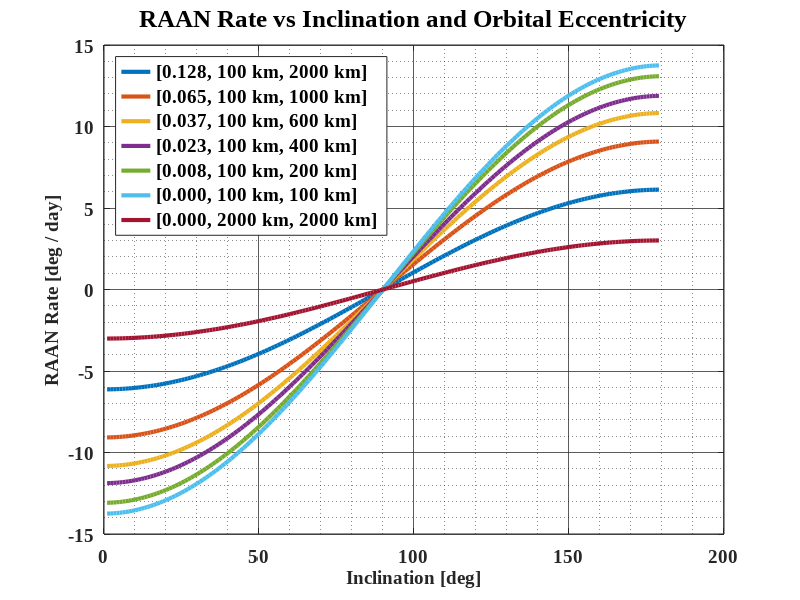

Here is the MATLAB script that generated this plot:
%% Preamble
clc; clear all; close all;

%% Problem 2
% Earth
% J2 = 0.001082;
% ae = 6378136.3;
% mu = 3.986004415e14;

% Mars
% https://nssdc.gsfc.nasa.gov/planetary/factsheet/marsfact.html
% https://en.wikipedia.org/wiki/Standard_gravitational_parameter
J2 = 1960.45e-6;
ae = 3396.2e3;
mu = 4.2828372e13;

inclinations = reshape(deg2rad(1:1:179), 1, []);

eccentricities = [
    0.128;
    0.065;
    0.037;
    0.023;
    0.008;
    0;
    0;
];

apoapsis_altitudes = [
    2000;
    1000;
    600;
    400;
    200;
    100;
    2000;
] .* 1e3;

periapsis_altitudes = [
    100;
    100;
    100;
    100;
    100;
    100;
    2000;
] .* 1e3;


semimajor_axes = (apoapsis_altitudes + periapsis_altitudes + 2 .* ae) ./ 2;

mean_motions = sqrt(mu ./ semimajor_axes.^3);


% Rename
n_bar = mean_motions;
a = semimajor_axes;
RAAN_rate = -(3/2) .* n_bar .* (ae ./ a).^2 .* J2 .* cos(inclinations) ./ (1 - eccentricities.^2).^2;

figure("Position", [100, 100, 750, 500]);
h = plot(rad2deg(inclinations), rad2deg(RAAN_rate) * (60 * 60 * 24), "LineWidth", 3.0);
grid on;
grid minor;
set(gca, "GridAlpha", 0.75, "MinorGridAlpha", 0.5);
set(gca, "FontSize", 14, "FontWeight", "Bold", "FontName", "Times New Roman");
xlabel("Inclination [deg]", "FontSize", 14, "FontWeight", "bold", "FontName", "Times New Roman");
ylabel("RAAN Rate [deg / day]", "FontSize", 14, "FontWeight", "bold", "FontName", "Times New Roman");
ylim([-15, 15]);
legend([h(1), h(2), h(3), h(4), h(5), h(6), h(7)], ...
    sprintf("[%0.3f, %d km, %d km]", eccentricities(1), periapsis_altitudes(1) / 1e3, apoapsis_altitudes(1) / 1e3), ...
    sprintf("[%0.3f, %d km, %d km]", eccentricities(2), periapsis_altitudes(2) / 1e3, apoapsis_altitudes(2) / 1e3), ...
    sprintf("[%0.3f, %d km, %d km]", eccentricities(3), periapsis_altitudes(3) / 1e3, apoapsis_altitudes(3) / 1e3), ...
    sprintf("[%0.3f, %d km, %d km]", eccentricities(4), periapsis_altitudes(4) / 1e3, apoapsis_altitudes(4) / 1e3), ...
    sprintf("[%0.3f, %d km, %d km]", eccentricities(5), periapsis_altitudes(5) / 1e3, apoapsis_altitudes(5) / 1e3), ...
    sprintf("[%0.3f, %d km, %d km]", eccentricities(6), periapsis_altitudes(6) / 1e3, apoapsis_altitudes(6) / 1e3), ...
    sprintf("[%0.3f, %d km, %d km]", eccentricities(7), periapsis_altitudes(7) / 1e3, apoapsis_altitudes(7) / 1e3), ...
"FontSize", 14, "FontWeight", "bold", "FontName", "Times New Roman", "Location", "NorthWest");
title("RAAN Rate vs Inclination and Orbital Eccentricity", "FontSize", 18, "FontWeight", "bold", "FontName", "Times New Roman");

